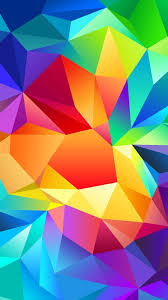
#> input picture Resources/img.jfif, 168 x 300 px
$ python main.py
#> lines starting #> are read from the running program, lines starting #| are printed output that depends on the picture
import cv2
import pandas as pd

# Paths
img_path = 'Resources/img.jfif'
csv_path = 'Resources/colors.csv'

# Reading the csv file
index = ['color', 'color_name', 'hex', 'R', 'G', 'B']
df = pd.read_csv(csv_path, names=index, header=None)
#> (reads Resources/colors.csv from the repository)

# reading image
img = cv2.imread(img_path)
#> img is the input picture: shape (300, 168, 3); mean B, G, R 127.4, 131.6, 133.4
img = cv2.resize(img, (450, 500))
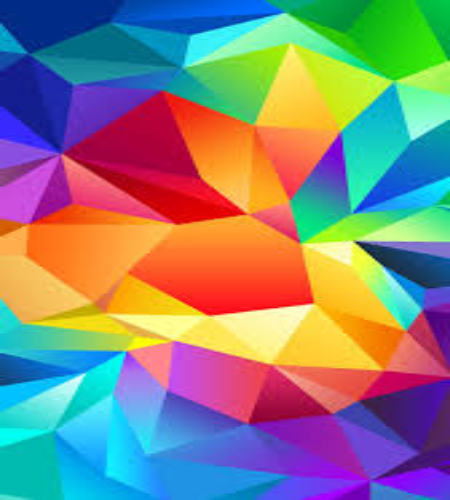
#> img: shape (500, 450, 3); mean B, G, R 127.3, 131.5, 133.3
cv2.imshow("image", img)

# declaring global variables
clicked = False
r = g = b = xpos = ypos = 0


# function to calculate minimum distance from all colors and get the most matching color
def get_color_name(R, G, B):
    minimum = 1000
    for i in range(len(df)):
        d = abs(R - int(df.loc[i, 'R'])) + abs(G - int(df.loc[i, 'G'])) + abs(B - int(df.loc[i, 'B']))
        if d <= minimum:
            minimum = d
            col_name = df.loc[i, 'color_name']
    return col_name


# function to get x,y coordinates of mouse double click
def draw_function(event, x, y, flags, params):
    if event == cv2.EVENT_LBUTTONDBLCLK:
        global b, g, r, xpos, ypos, clicked
        clicked = True
        xpos = x
        ypos = y
        b, g, r = img[y, x]
        b = int(b)
        g = int(g)
        r = int(r)


# creating window
cv2.namedWindow('image')
cv2.setMouseCallback('image', draw_function)

while True:
    cv2.imshow('image', img)
    if clicked:
        # cv2.rectangle(image, startpoint, endpoint, color, thickness)-1 fills entire rectangle
        cv2.rectangle(img, (20, 20), (440, 60), (b, g, r), -1)

        # Creating text string to display( Color name and RGB values )
        text = get_color_name(r, g, b) + ' R=' + str(r) + ' G=' + str(g) + ' B=' + str(b)

        # cv2.putText(img,text,start,font(0-7),fontScale,color,thickness,lineType )
        cv2.putText(img, text, (50, 50), 2, 0.6, (255, 255, 255), 1, cv2.LINE_AA)

        # For very light colours we will display text in black colour
        if r + g + b >= 600:
            cv2.putText(img, text, (50, 50), 2, 0.6, (0, 0, 0), 1, cv2.LINE_AA)

    if cv2.waitKey(20) & 0xFF == 27:
#> (key Esc is pressed here)
        break

cv2.destroyAllWindows()
